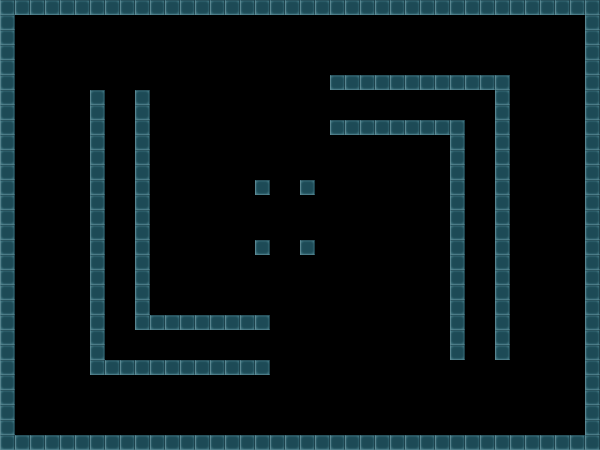

A level layout from a 2D game, rendered from its tile map. Below: a short description, then the map file with its tile-grid data intact:
An orthogonal 40x30 tile map with 15x15 px tiles, 1 tile layer (Tile Layer 1).

<map version="1.0" orientation="orthogonal" renderorder="right-down" width="40" height="30" tilewidth="15" tileheight="15" nextobjectid="1">
 <tileset firstgid="1" source="wall.tsx" />
 <layer name="Tile Layer 1" width="40" height="30">
  <data encoding="csv">
1,1,1,1,1,1,1,1,1,1,1,1,1,1,1,1,1,1,1,1,1,1,1,1,1,1,1,1,1,1,1,1,1,1,1,1,1,1,1,1,
1,0,0,0,0,0,0,0,0,0,0,0,0,0,0,0,0,0,0,0,0,0,0,0,0,0,0,0,0,0,0,0,0,0,0,0,0,0,0,1,
1,0,0,0,0,0,0,0,0,0,0,0,0,0,0,0,0,0,0,0,0,0,0,0,0,0,0,0,0,0,0,0,0,0,0,0,0,0,0,1,
1,0,0,0,0,0,0,0,0,0,0,0,0,0,0,0,0,0,0,0,0,0,0,0,0,0,0,0,0,0,0,0,0,0,0,0,0,0,0,1,
1,0,0,0,0,0,0,0,0,0,0,0,0,0,0,0,0,0,0,0,0,0,0,0,0,0,0,0,0,0,0,0,0,0,0,0,0,0,0,1,
1,0,0,0,0,0,0,0,0,0,0,0,0,0,0,0,0,0,0,0,0,0,1,1,1,1,1,1,1,1,1,1,1,1,0,0,0,0,0,1,
1,0,0,0,0,0,1,0,0,1,0,0,0,0,0,0,0,0,0,0,0,0,0,0,0,0,0,0,0,0,0,0,0,1,0,0,0,0,0,1,
1,0,0,0,0,0,1,0,0,1,0,0,0,0,0,0,0,0,0,0,0,0,0,0,0,0,0,0,0,0,0,0,0,1,0,0,0,0,0,1,
1,0,0,0,0,0,1,0,0,1,0,0,0,0,0,0,0,0,0,0,0,0,1,1,1,1,1,1,1,1,1,0,0,1,0,0,0,0,0,1,
1,0,0,0,0,0,1,0,0,1,0,0,0,0,0,0,0,0,0,0,0,0,0,0,0,0,0,0,0,0,1,0,0,1,0,0,0,0,0,1,
1,0,0,0,0,0,1,0,0,1,0,0,0,0,0,0,0,0,0,0,0,0,0,0,0,0,0,0,0,0,1,0,0,1,0,0,0,0,0,1,
1,0,0,0,0,0,1,0,0,1,0,0,0,0,0,0,0,0,0,0,0,0,0,0,0,0,0,0,0,0,1,0,0,1,0,0,0,0,0,1,
1,0,0,0,0,0,1,0,0,1,0,0,0,0,0,0,0,1,0,0,1,0,0,0,0,0,0,0,0,0,1,0,0,1,0,0,0,0,0,1,
1,0,0,0,0,0,1,0,0,1,0,0,0,0,0,0,0,0,0,0,0,0,0,0,0,0,0,0,0,0,1,0,0,1,0,0,0,0,0,1,
1,0,0,0,0,0,1,0,0,1,0,0,0,0,0,0,0,0,0,0,0,0,0,0,0,0,0,0,0,0,1,0,0,1,0,0,0,0,0,1,
1,0,0,0,0,0,1,0,0,1,0,0,0,0,0,0,0,0,0,0,0,0,0,0,0,0,0,0,0,0,1,0,0,1,0,0,0,0,0,1,
1,0,0,0,0,0,1,0,0,1,0,0,0,0,0,0,0,1,0,0,1,0,0,0,0,0,0,0,0,0,1,0,0,1,0,0,0,0,0,1,
1,0,0,0,0,0,1,0,0,1,0,0,0,0,0,0,0,0,0,0,0,0,0,0,0,0,0,0,0,0,1,0,0,1,0,0,0,0,0,1,
1,0,0,0,0,0,1,0,0,1,0,0,0,0,0,0,0,0,0,0,0,0,0,0,0,0,0,0,0,0,1,0,0,1,0,0,0,0,0,1,
1,0,0,0,0,0,1,0,0,1,0,0,0,0,0,0,0,0,0,0,0,0,0,0,0,0,0,0,0,0,1,0,0,1,0,0,0,0,0,1,
1,0,0,0,0,0,1,0,0,1,0,0,0,0,0,0,0,0,0,0,0,0,0,0,0,0,0,0,0,0,1,0,0,1,0,0,0,0,0,1,
1,0,0,0,0,0,1,0,0,1,1,1,1,1,1,1,1,1,0,0,0,0,0,0,0,0,0,0,0,0,1,0,0,1,0,0,0,0,0,1,
1,0,0,0,0,0,1,0,0,0,0,0,0,0,0,0,0,0,0,0,0,0,0,0,0,0,0,0,0,0,1,0,0,1,0,0,0,0,0,1,
1,0,0,0,0,0,1,0,0,0,0,0,0,0,0,0,0,0,0,0,0,0,0,0,0,0,0,0,0,0,1,0,0,1,0,0,0,0,0,1,
1,0,0,0,0,0,1,1,1,1,1,1,1,1,1,1,1,1,0,0,0,0,0,0,0,0,0,0,0,0,0,0,0,0,0,0,0,0,0,1,
1,0,0,0,0,0,0,0,0,0,0,0,0,0,0,0,0,0,0,0,0,0,0,0,0,0,0,0,0,0,0,0,0,0,0,0,0,0,0,1,
1,0,0,0,0,0,0,0,0,0,0,0,0,0,0,0,0,0,0,0,0,0,0,0,0,0,0,0,0,0,0,0,0,0,0,0,0,0,0,1,
1,0,0,0,0,0,0,0,0,0,0,0,0,0,0,0,0,0,0,0,0,0,0,0,0,0,0,0,0,0,0,0,0,0,0,0,0,0,0,1,
1,0,0,0,0,0,0,0,0,0,0,0,0,0,0,0,0,0,0,0,0,0,0,0,0,0,0,0,0,0,0,0,0,0,0,0,0,0,0,1,
1,1,1,1,1,1,1,1,1,1,1,1,1,1,1,1,1,1,1,1,1,1,1,1,1,1,1,1,1,1,1,1,1,1,1,1,1,1,1,1
</data>
 </layer>
</map>